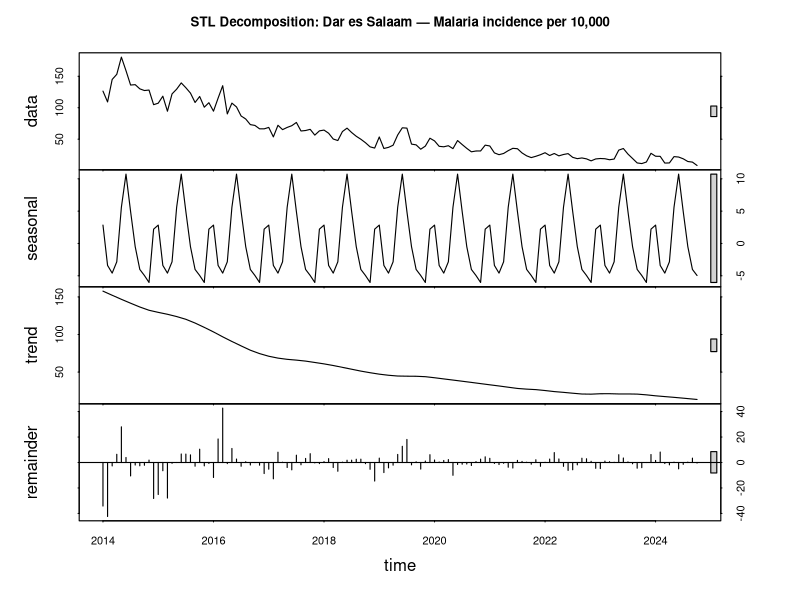

Here is the R script that generated this plot:
# STL decomposition of malaria incidence time series
# Output: STL Plots/STL_Decomposition.png

## Install & load packages
install_if_missing <- function(pkgs) {
  to_install <- pkgs[!pkgs %in% rownames(installed.packages())]
  if (length(to_install)) install.packages(to_install, dependencies = TRUE)
}
pkgs <- c("dplyr","zoo")
install_if_missing(pkgs)
invisible(lapply(pkgs, library, character.only = TRUE))

## Setup paths
setwd(".")
out_dir <- file.path(getwd(), "STL Plots")
if (!dir.exists(out_dir)) dir.create(out_dir)

## Load and prepare data
dat <- read.csv("Data.csv",
                check.names = FALSE,
                na.strings  = c("", "NA")) %>%
  mutate(
    yearmon = as.Date(paste0(gsub("/", "-", yearmon), "-01"))
  ) %>%
  arrange(yearmon)

# Convert incidence to numeric if needed
if (!is.numeric(dat$Malaria_incidence_per_10000)) {
  dat$Malaria_incidence_per_10000 <-
    as.numeric(gsub(",", "", dat$Malaria_incidence_per_10000))
}

## Create regular monthly time series with interpolation
full <- tibble::tibble(
  yearmon = seq(min(dat$yearmon, na.rm = TRUE),
                max(dat$yearmon, na.rm = TRUE),
                by = "month")
) %>%
  left_join(dat, by = "yearmon") %>%
  arrange(yearmon) %>%
  mutate(
    inc = zoo::na.approx(Malaria_incidence_per_10000,
                         rule = 2, na.rm = FALSE)
  )

## Perform STL decomposition
x_ts <- ts(
  full$inc,
  start     = c(as.integer(format(min(full$yearmon), "%Y")),
                as.integer(format(min(full$yearmon), "%m"))),
  frequency = 12
)

fit <- stl(x_ts, s.window = "periodic", robust = TRUE)

## Export plot
png(file.path(out_dir, "STL_Decomposition.png"),
    width = 8, height = 6, units = "in", res = 300, type = "cairo")
par(lwd = 1.1)
plot(fit, main = "STL Decomposition: Dar es Salaam — Malaria incidence per 10,000")
dev.off()

cat("Saved:", file.path(out_dir, "STL_Decomposition.png"), "\n")
